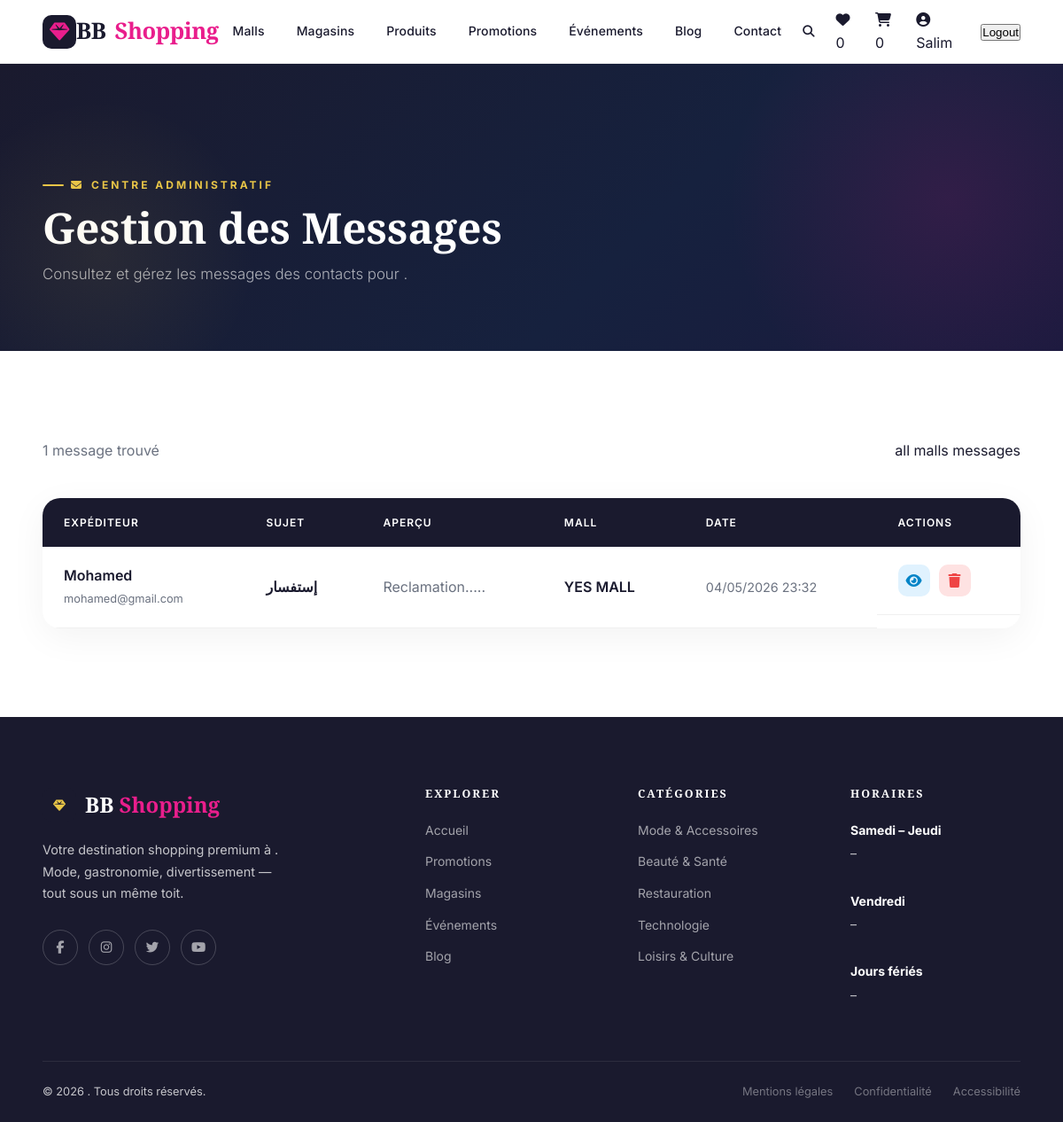
/contacts/ (signed in), run on the app's committed database.
### centre_commercial/models.py (models this page shows, shortened)
class ContactMessage(models.Model):
    mall = models.ForeignKey(Mall, null=True, blank=True, on_delete=models.SET_NULL,  related_name='contacts')
    name = models.CharField(max_length=100, verbose_name="Name")
    email = models.EmailField(verbose_name="Email")
    subject = models.CharField(max_length=200, verbose_name="Subject")
    message = models.TextField(blank=True, verbose_name="Message")
    created_at = models.DateTimeField(auto_now_add=True, verbose_name="Date created")

class Mall(models.Model):
    CITIES = [
        ('constantine', 'Constantine'),
        ('alger', 'Alger'),
        ('oran', 'Oran'),
        ('annaba', 'Annaba'),
        ('setif', 'Sétif'),
        ('autre', 'Autre'),
    ]
    manager = models.ForeignKey(User,on_delete=models.CASCADE, null=True, blank=True, related_name='malls')
    name = models.CharField(max_length=200)
    slug = models.SlugField(unique=True, blank=True)
    city = models.CharField(max_length=50, choices=CITIES)
    region = models.CharField(max_length=100)
    address = models.CharField(max_length=300)
    image = models.ImageField(upload_to='malls/', blank=True, null=True)
    bg_color = models.CharField(max_length=200, default="linear-gradient(135deg,#1a1a2e,#2d1f6e)",
                                  verbose_name="Gradient CSS (fallback image)",
                                  help_text="Ex: linear-gradient(135deg,#1a1a2e,#e91e8c)")
    description_short = models.CharField(max_length=180, blank=True)
    description = models.TextField(blank=True, default="Description of the mall", help_text="Description of the mall", verbose_name="Description")
    is_actif = models.BooleanField(default=False)
    is_open = models.BooleanField(default=True)
    is_featured = models.BooleanField(default=False)
    badge           = models.CharField(max_length=40, blank=True, verbose_name="Badge (ex: New, Phare)")
    observation     = models.TextField(blank=True, default="", help_text="En cas de fermeture ou autre",verbose_name="Observation",)
    phone        = models.CharField(max_length=20, blank=True, null=True, verbose_name="Phone")
    email            = models.EmailField(blank=True, null=True)
    website         = models.URLField(blank=True, null=True)
    opening_time = models.TimeField()
    closing_time = models.TimeField()
    number_of_shops = models.IntegerField(default=0)
    number_of_parking_spaces = models.IntegerField(default=0)
    created_at = models.DateTimeField(auto_now_add=True)
    updated_at = models.DateTimeField(auto_now=True)
    opening_date = models.DateField(blank=True, null=True, verbose_name="Opening date (if future)")
    class Meta:
        verbose_name = "Centre Commercial (Mall)"
        verbose_name_plural = "Centres Commerciaux (Malls)"
        ordering = ['-is_featured', 'name']

### centre_commercial/views.py (the view)
# urls.py: path('contacts/', views.ContactMessageListView.as_view(), name='contacts_messages_all'),
class ContactMessageListView(ListView):
    model = ContactMessage
    template_name = 'mall/contacts_messages_list.html'
    context_object_name = 'contacts'
    ordering = ['-created_at']
    def get_queryset(self):
        self.mall_slug = self.kwargs.get('slug')  # ✅ التصحيح هنا
        self.mall = None
        if self.mall_slug:
            self.mall = get_object_or_404(Mall, slug=self.mall_slug)
            return ContactMessage.objects.filter(mall=self.mall).order_by('-created_at')
        return ContactMessage.objects.all().order_by('-created_at')
    def get_context_data(self, **kwargs):
        context = super().get_context_data(**kwargs)
        context['mall'] = self.mall #get_object_or_404(Mall, slug=self.kwargs['mall_slug'])
        return context

### centre_commercial/context_processors.py (called while the page is built)
def cart_processor(request):
    cart_count = 0
    if request.user.is_authenticated:
        order = Order.objects.filter(user=request.user, status='pending').first()
        if order:
            cart_count = sum(item.quantity for item in order.items.all())
    return {
        'cart_count': cart_count
    }

def wishlist_processor(request):
    wishlist_count = 0
    mall_slug = None
    if request.user.is_authenticated:
        wishlist = getattr(request.user, 'wishlist', None)
        if wishlist:
            wishlist_count = wishlist.products.count()
    if request.resolver_match:
        mall_slug = request.resolver_match.kwargs.get('mall_slug')
    return {
        'wishlist_count': wishlist_count,
        'mall_slug': mall_slug
    }

### templates/mall/contacts_messages_list.html (shortened to what this page needs)
{% extends 'base.html' %}
{% load static %}
{% block content %}
<section class="ym-page-hero">
  <div class="ym-container">
    <p class="ym-eyebrow"><i class="fas fa-envelope"></i> Centre Administratif</p>
    <h1 class="ym-section-title">Gestion des Messages</h1>
    <p class="ym-section-subtitle">Consultez et gérez les messages des contacts pour <strong>{{ mall.name }}</strong>.</p>
  </div>
</section>
<section class="ym-section ym-section--light">
    <div class="ym-container">
        <div class="dashboard-header ym-reveal">
            <div>
                <p style="color: #6b7280;">{{ contacts|length }} message{{ contacts|pluralize:"s" }} trouvé{{ contacts|pluralize:"s" }}</p>
            </div>
            {% if mall and mall.slug %}
            <a href="{% url 'contact_message_create_by_mall' mall.slug %}" class="ym-btn ym-btn--primary">
                <i class="fas fa-plus"></i> Nouveau message
            </a>
            {% else %}
                <span>all malls messages</span>
            {% endif %}
        </div>
        <div class="dashboard-card ym-reveal">
            <table class="dashboard-table">
                <thead>
                    <tr>
                        <th>Expéditeur</th>
                        <th>Sujet</th>
                        <th>Aperçu</th>
                        <th>Mall</th>
                        <th>Date</th>
                        <th>Actions</th>
                    </tr>
                </thead>
                <tbody>
                    {% for message in contacts %}
                    <tr>
                        <td>
                            <span class="mall-name">{{ message.name }}</span>
                            <span class="mall-city">{{ message.email }}</span>
                        </td>
                        <td style="font-weight: 600; color: #1a1a2e;">{{ message.subject }}</td>
                        <td style="color: #6b7280;">{{ message.message|truncatewords:10 }}</td>
                        <td style="font-weight: 600; color: #1a1a2e;">{{ message.mall.name }}</td>
                        <td style="font-size: 0.9rem; color: #6b7280;">{{ message.created_at|date:"d/m/Y H:i" }}</td>
                        <td class="actions-cell">
 {% if message.mall and message.mall.slug %}
    <a href="{% url 'contact_message_detail' message.mall.slug message.id %}" class="btn-action btn-view" title="Voir les détails">
        <i class="fas fa-eye"></i>
    </a>
    <a href="{% url 'contact_message_delete' message.mall.slug message.id %}" class="btn-action btn-delete" title="Supprimer">
        <i class="fas fa-trash"></i>
    </a>
{% endif %}
                    {% endfor %}
                </tbody>
            </table>
        </div>
    </div>
</section>
{% endblock %}

### templates/base.html (shortened to what this page needs)
{% load static %}
<!DOCTYPE html>
<html lang="fr">
<head>
  <link rel="stylesheet" href="https://cdnjs.cloudflare.com/ajax/libs/font-awesome/6.5.0/css/all.min.css">
  <link rel="stylesheet" href="{% static 'css/main.css' %}">
  <link rel="stylesheet" href="{% static 'css/portal.css' %}">
</head>
<body>
<header id="ym-navbar" class="ym-navbar" role="banner">
<a href="{% url 'home' %}" class="ym-navbar__brand">
    <span class="ym-navbar__brand-icon">
      <i class="fas fa-gem fa-sm"></i>
    </span>
</a>
{% if mall %}
  <a href="{% url 'mall' mall.slug %}" class="ym-navbar__brand">
     {{ mall.name }} <span>MALL</span>
    </a>
{% else %}
<a href="{% url 'home' %}" class="ym-navbar__brand">
    BB <span>Shopping</span>
  </a>
{% endif %}
  <nav>
    <ul class="ym-navbar__nav">
      <li><a href="{% url 'mall_list' %}">Malls</a></li>
      <li><a href="{% if mall %}{% url 'shops_by_mall' mall.slug %}{% else %}{% url 'shops_all' %}{% endif %}">Magasins</a></li>
      <li><a href="{% if mall %}{% url 'products_by_mall' mall.slug %}{% else %}{% url 'products_all' %}{% endif %}">Produits</a></li>
      <li><a href="{% if mall %}{% url 'promotions_by_mall' mall.slug %}{% else %}{% url 'promotions_all' %}{% endif %}">Promotions</a></li>
      <li><a href="{% if mall %}{% url 'events_by_mall' mall.slug %}{% else %}{% url 'events_all' %}{% endif %}">Événements</a></li>
      <li><a href="{% if mall %}{% url 'blogs_by_mall' mall.slug %}{% else %}{% url 'blogs_all' %}{% endif %}">Blog</a></li>
     <li>
      {% if mall %}
      <a href="{% url 'contact_message_create_by_mall' mall.slug %}" >Contact </a>
      {% else %}
      <a href="{% url 'contact_message_create' %}" >Contact </a>
      {% endif %}
     </li>
    </ul>
  </nav>
  <div class="ym-navbar__actions">
    <button class="ym-navbar__search-btn">
      <i class="fas fa-search"></i>
    </button>
    {% if user.is_authenticated %}
        <a href="{% url 'wishlist'%}" class="wishlist-icon">
          <i class="fas fa-heart"></i>
          <span class="wishlist-badge">{{ wishlist_count|default:"0" }}</span>
        </a>
      <a href="{% url 'cart' %}" class="cart-link">
        <i class="fas fa-shopping-cart"></i>
        <span class="cart-badge">{{ cart_count|default:"0" }}</span>
      </a>
      <a href="{% url 'user_update' user.username %}" class="ym-split-btn-main">
        <i class="fas fa-user-circle"></i> {{ user.username }}
      </a>
      <form action="{% url 'logout' %}" method="post">
        <button type="submit" class="ym-split-btn-main">Logout</button>
      </form>
    {% endif %}
  </div>
</header>
<main id="main-content" {% block main_attrs %}class="ym-main-content" style="margin-top:72px"{% endblock %}>
  {% block content %}
  {% endblock %}
</main>
<footer class="ym-footer" role="contentinfo">
  <div class="ym-container">
    <div class="ym-footer__grid">
      <div>
        <div class="ym-footer__brand">
          <span class="ym-navbar__brand-icon"><i class="fas fa-gem fa-sm"></i></span>
          <span class="ym-footer__brand-name">{% if mall %}{{mall.name}} <span>MALL</span>{% else %}BB <span>Shopping</span>{% endif %}</span>
        </div>
        <p class="ym-footer__tagline">
          Votre destination shopping premium à {{mall.city}}. Mode, gastronomie, divertissement — tout sous un même toit.
        </p>
        <div class="ym-footer__social">
          <a href="#" class="ym-footer__social-link" aria-label="Facebook"><i class="fab fa-facebook-f"></i></a>
          <a href="#" class="ym-footer__social-link" aria-label="Instagram"><i class="fab fa-instagram"></i></a>
          <a href="#" class="ym-footer__social-link" aria-label="Twitter"><i class="fab fa-twitter"></i></a>
          <a href="#" class="ym-footer__social-link" aria-label="YouTube"><i class="fab fa-youtube"></i></a>
        </div>
      </div>
      <div>
        <h3 class="ym-footer__heading">Explorer</h3>
        <ul class="ym-footer__links">
          {% if mall and mall.slug %}
            <li><a href="{% url 'mall' mall.slug %}">Accueil</a></li>
            <li><a href="{% url 'promotions_by_mall' mall.slug %}">Promotions</a></li>
            <li><a href="{% url 'shops_by_mall' mall.slug %}">Magasins</a></li>
            <li><a href="{% url 'events_by_mall' mall.slug %}">Événements</a></li>
            <li><a href="{% url 'blogs_by_mall' mall.slug %}">Blog</a></li>
            <li><a href="{% url 'contact_message_create_by_mall' mall.slug %}">Contact</a></li>
          {% else %}
            <li><a href="{% url 'home' %}">Accueil</a></li>
            <li><a href="{% url 'promotions_all' %}">Promotions</a></li>
            <li><a href="{% url 'shops_all' %}">Magasins</a></li>
            <li><a href="{% url 'events_all' %}">Événements</a></li>
            <li><a href="{% url 'blogs_all' %}">Blog</a></li>
          {% endif %}
        </ul>
      </div>
      <div>
        <h3 class="ym-footer__heading">Catégories</h3>
        <ul class="ym-footer__links">
          <li><a href="{% url 'shops_all' %}?category=mode">Mode & Accessoires</a></li>
          <li><a href="{% url 'shops_all' %}?category=beaute">Beauté & Santé</a></li>
          <li><a href="{% url 'shops_all' %}?category=restauration">Restauration</a></li>
          <li><a href="{% url 'shops_all' %}?category=technologie">Technologie</a></li>
          <li><a href="{% url 'shops_all' %}?category=loisirs">Loisirs & Culture</a></li>
        </ul>
      </div>
      <div>
        <h3 class="ym-footer__heading">Horaires</h3>
        <div class="ym-footer__hours">
          <p><strong>Samedi – Jeudi</strong><br>{{mall.opening_time}} – {{mall.closing_time}}</p>
          <br>
          <p><strong>Vendredi</strong><br>{{mall.opening_time}} – {{mall.closing_time}}</p>
          <br>
          <p><strong>Jours fériés</strong><br>{{mall.opening_time}} – {{mall.closing_time}}</p>
        </div>
      </div>
    </div>
    <div class="ym-footer__bottom">
      <p>© {% now "Y" %} {{mall.name}} . Tous droits réservés.</p>
      <div class="ym-footer__legal">
        <a href="#">Mentions légales</a>
        <a href="#">Confidentialité</a>
        <a href="#">Accessibilité</a>
      </div>
    </div>
  </div>
</footer>
</body>
</html>

### templates/mall/contacts_messages_list.html (style rules this page uses)
.dashboard-header { display: flex; justify-content: space-between; align-items: center; margin-bottom: 40px; }
.dashboard-card { background: #fff; border-radius: 20px; overflow: hidden; box-shadow: 0 10px 40px rgba(0,0,0,0.05); }
.dashboard-table { width: 100%; border-collapse: collapse; }
.dashboard-table th { background: #1a1a2e; color: #fff; text-align: left; padding: 18px 24px; font-weight: 600; text-transform: uppercase; font-size: 0.75rem; letter-spacing: 1px; }
.dashboard-table td { padding: 20px 24px; border-bottom: 1px solid #f0f0f0; vertical-align: middle; }
.mall-name { font-weight: 600; color: #1a1a2e; display: block; }
.mall-city { font-size: 0.8rem; color: #6b7280; }
.actions-cell { display: flex; gap: 10px; }
.btn-action { width: 36px; height: 36px; border-radius: 10px; display: flex; align-items: center; justify-content: center; transition: all 0.2s ease; border: none; cursor: pointer; text-decoration: none; }
.btn-delete { background: #fee2e2; color: #ef4444; }
.btn-view { background: #e0f2fe; color: #0284c7; }

### data on the page
ContactMessage: name "Mohamed", email "mohamed@gmail.com", subject "إستفسار", message "Reclamation.....", mall.name "YES MALL", created_at "04/05/2026 23:32"

### other printed values
{{ wishlist_count|default:"0" }} "0"
{{ cart_count|default:"0" }} "0"
{{ user.username }} "Salim"
{{ contacts|length }} "1"
